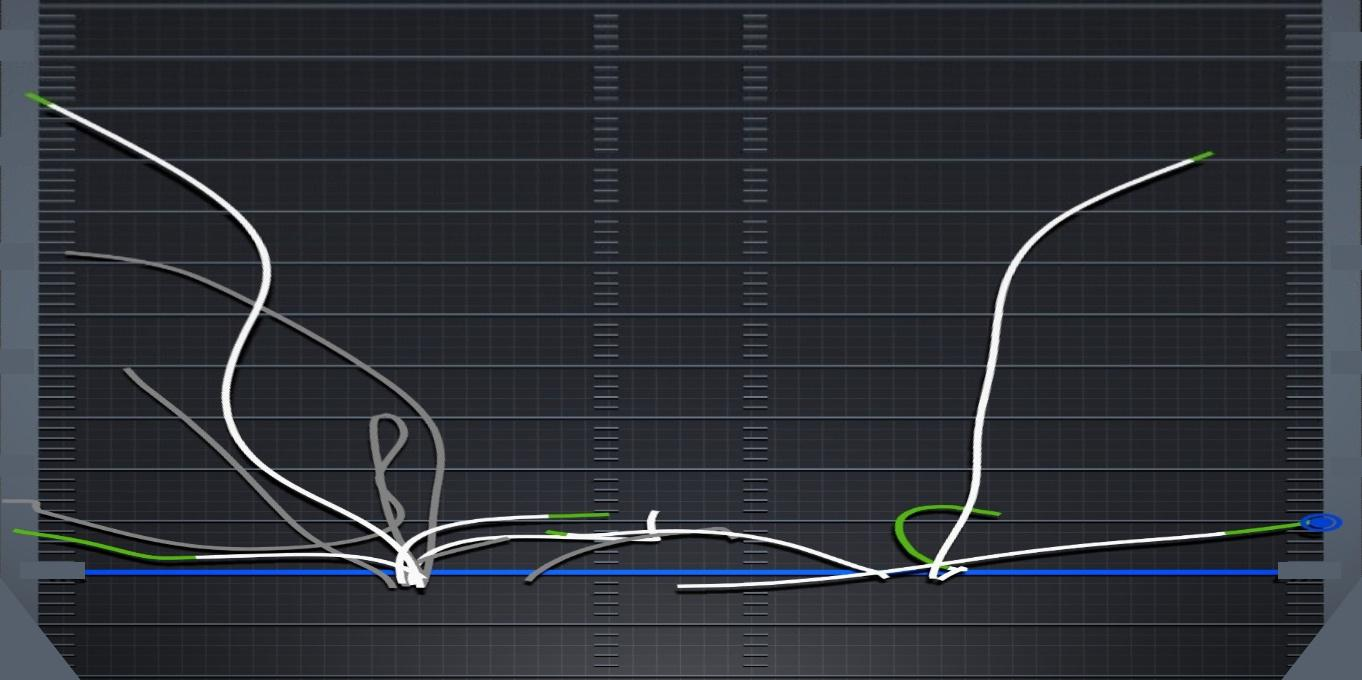
#> input picture example_image.jpeg, 1362 x 680 px
$ jupyter execute route_tests.ipynb   (older library calls are emulated)
#> lines starting #> are read from the running program, lines starting #| are printed output that depends on the picture; after the words box and inside, x2 and y2 are one past the last pixel; in counts of white or black regions, pixels touching at a corner belong together
[cell 1]
import cv2
from skimage.morphology import skeletonize
import numpy as np
from scipy import ndimage

#Read in image
image = cv2.imread('example_image.jpeg')
#> image is the input picture: shape (680, 1362, 3); mean B, G, R 54.7, 48.6, 45.7


#Color boundary to get white pixels
lower_white = np.array([230, 230, 230])
upper_white = np.array([255, 255, 255])

#mask image for white pixels
mask = cv2.inRange(image, lower_white, upper_white)
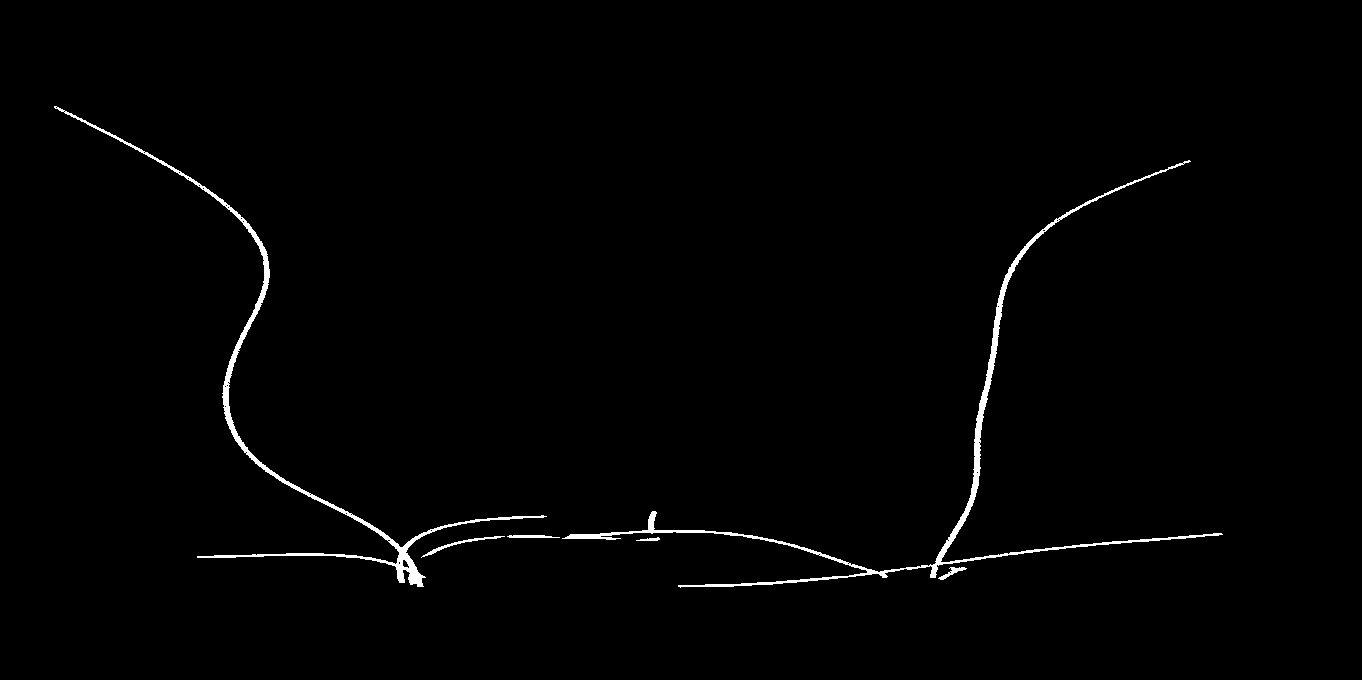
#> mask: shape (680, 1362); 1.1% white; 6 white regions, box (x1, y1, x2, y2) and area: (562, 160, 1223, 588) 5019, (54, 106, 547, 587) 4259, (421, 536, 505, 558) 218, (507, 535, 560, 538) 131, (938, 567, 967, 580) 118, (636, 537, 660, 541) 56
c_pixels = cv2.bitwise_and(image, image, mask=mask)
#make pixels from 0 to 1 form to use in skeletonize
c_pixels = c_pixels.clip(0,1)
ske_c = skeletonize(c_pixels[:,:,1]).astype(np.uint8)
#> ske_c: shape (680, 1362); values 0 (black) and 1 (white), 0.29% white in thin lines or dots, all inside (x1, y1, x2, y2) = (55, 106, 1223, 587)

#Edge Detection
inputImage =ske_c*255
edges = cv2.Canny(inputImage,100,200,apertureSize = 7)
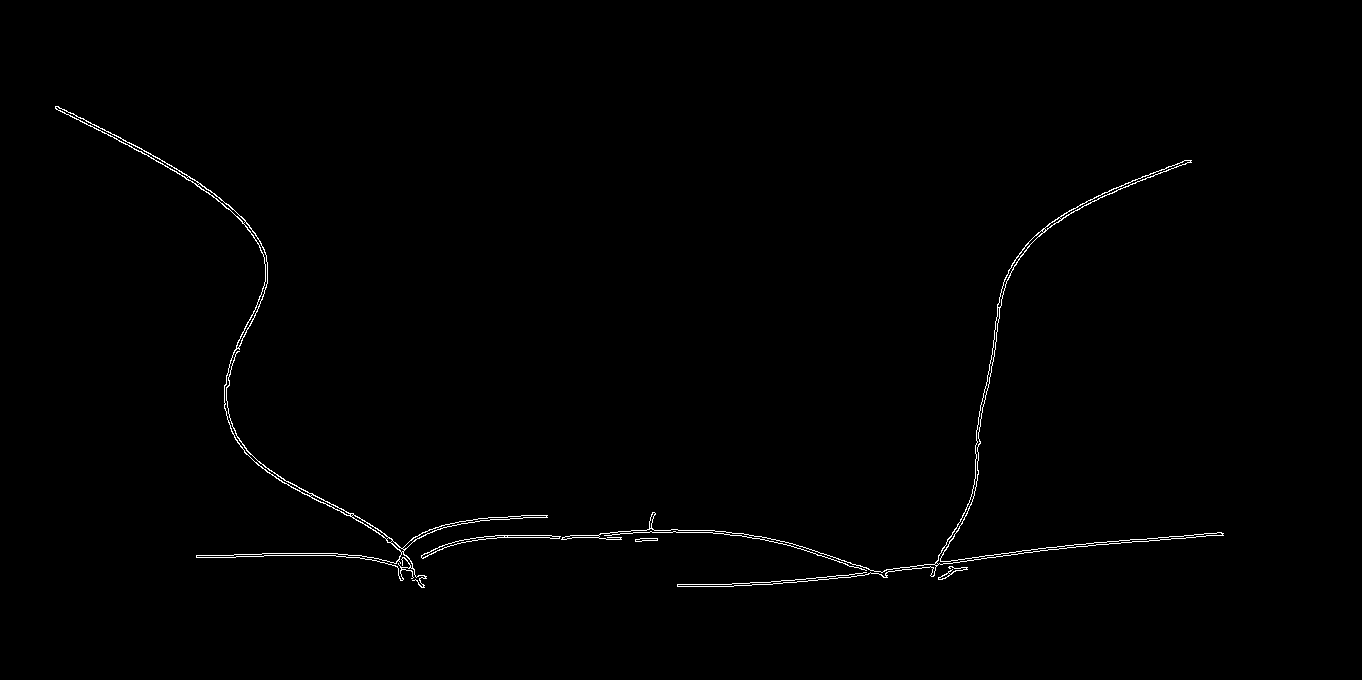
#> edges: shape (680, 1362); 0.64% white in thin lines or dots, all inside (x1, y1, x2, y2) = (55, 106, 1224, 588)
#Show edges
cv2.imshow('edges', edges)
cv2.waitKey(0)
cv2.destroyAllWindows()


#Find number of components

# smooth the image (to remove small objects); set the threshold
edgesf = ndimage.gaussian_filter(edges, 1)
T = 50 # set threshold by hand to avoid installing `mahotas` or
       # `scipy.stsci.image` dependencies that have threshold() functions
# find connected components
labeled, nr_objects = ndimage.label(edgesf > T)
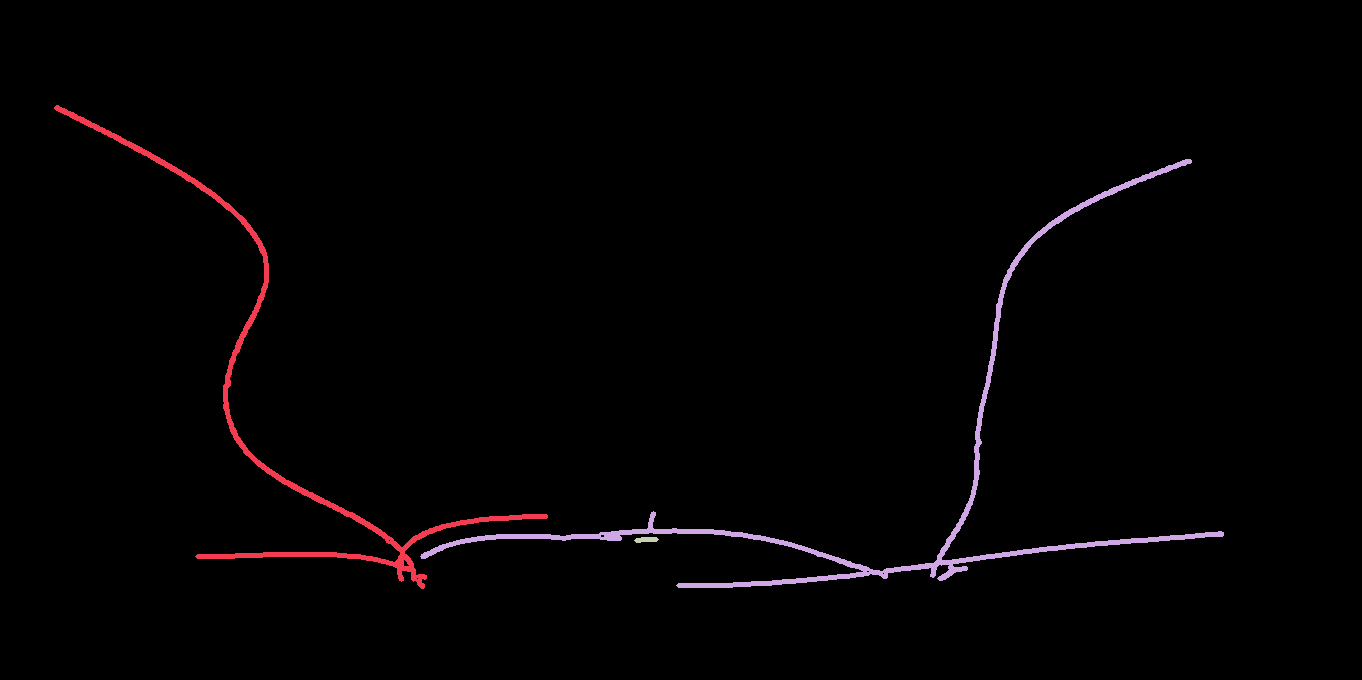
#> labeled: shape (680, 1362) int32; 4 distinct labels, from 0 to 3; one colour per label, 0 black
#> nr_objects = 3
print("Number of objects is %d " % nr_objects)
#| Number of objects is 3

$ run again, with Adams_Davante_WR.jpeg copied over example_image.jpeg
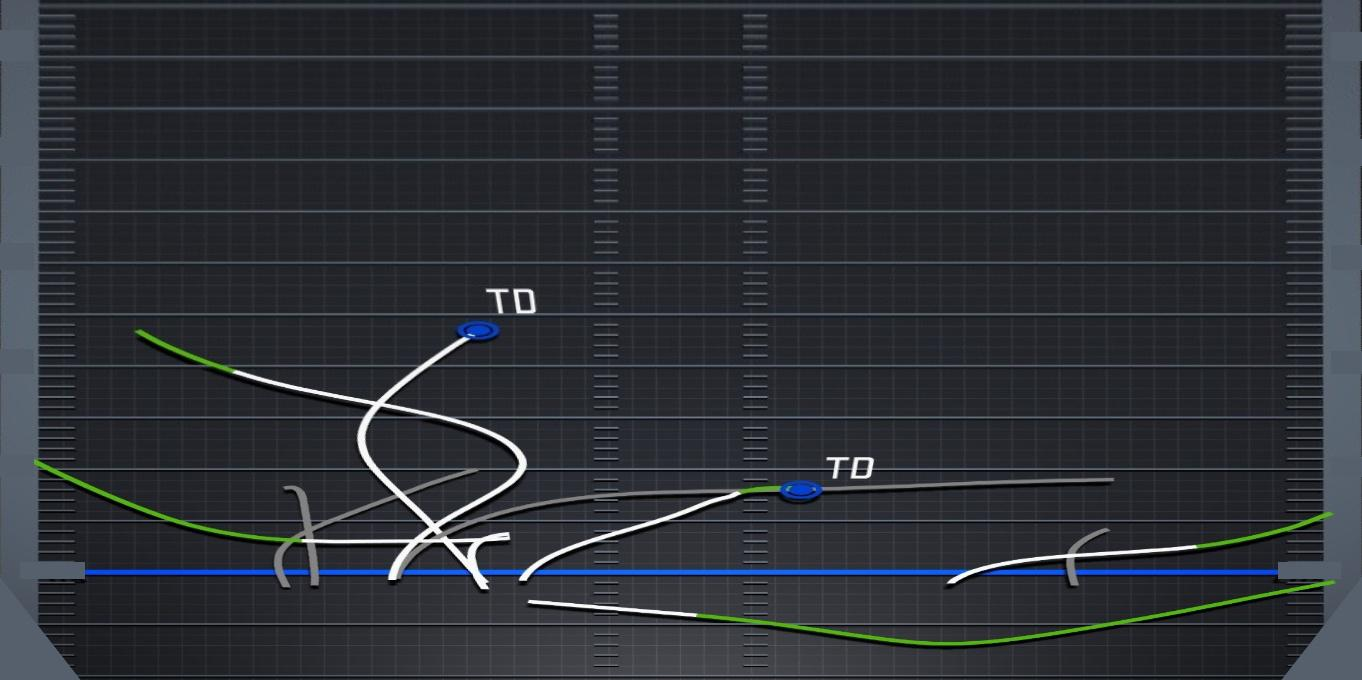
#> input picture Adams_Davante_WR.jpeg, 1362 x 680 px
#> image is the input picture: shape (680, 1362, 3); mean B, G, R 53.5, 47.7, 44.5
#> `mask = cv2.inRange(image, lower_white, upper_white)`:
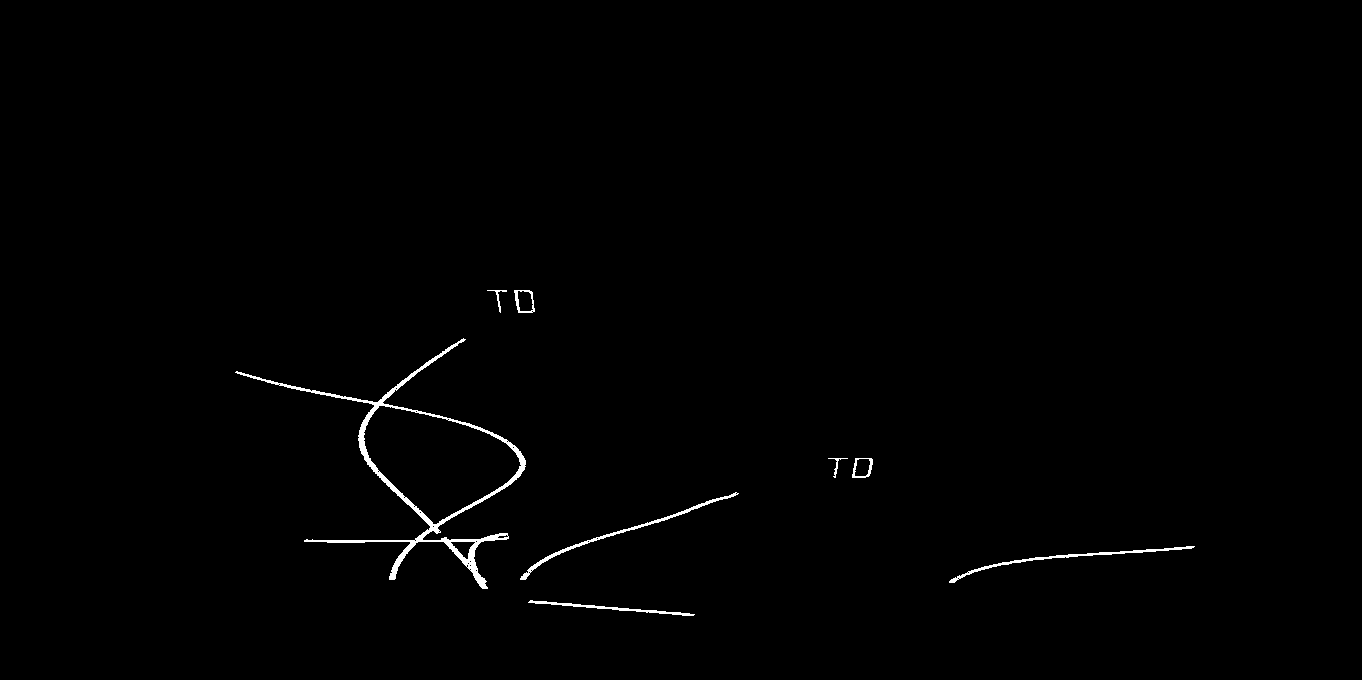
#> mask: shape (680, 1362); 0.68% white; 8 white regions, largest, box (x1, y1, x2, y2) and area: (235, 338, 526, 589) 3941, (520, 492, 739, 580) 750, (949, 546, 1195, 583) 674
#> ske_c: shape (680, 1362); values 0 (black) and 1 (white), 0.2% white in thin lines or dots, all inside (x1, y1, x2, y2) = (236, 290, 1195, 615)
#> `edges = cv2.Canny(inputImage,100,200,apertureSize = 7)`:
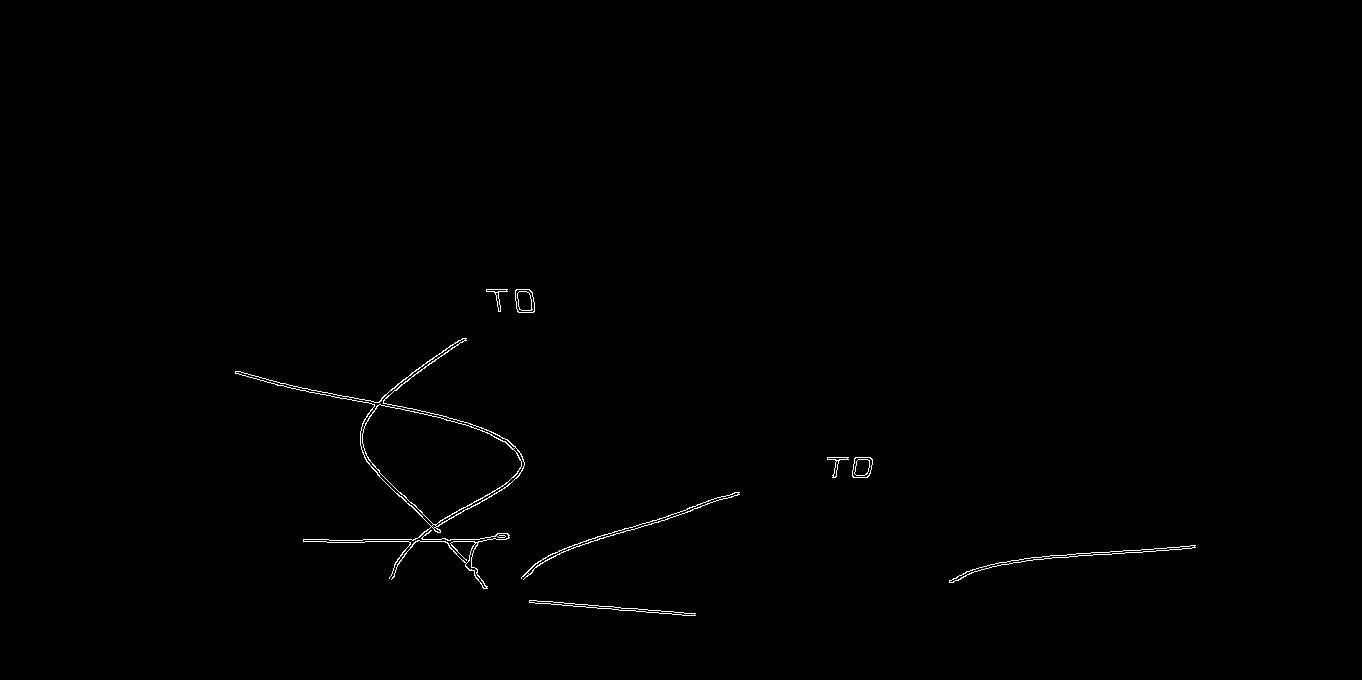
#> edges: shape (680, 1362); 0.44% white in thin lines or dots, all inside (x1, y1, x2, y2) = (235, 289, 1196, 616)
#> labeled: shape (680, 1362) int32; 9 distinct labels, from 0 to 8
#> nr_objects = 8
#| Number of objects is 8
